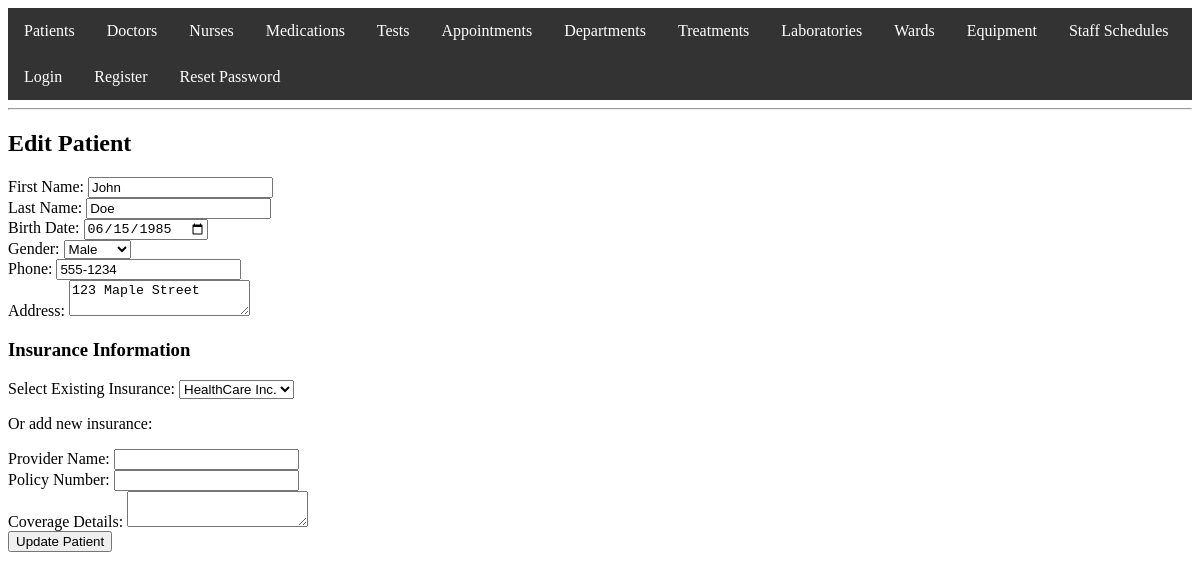
The app's page /patient/edit_patient_form.php?id=1 with its own data.
### tables this page shows
CREATE TABLE Patients (
                          patient_id INT PRIMARY KEY AUTO_INCREMENT,
                          user_id INT DEFAULT NULL,
                          first_name VARCHAR(50),
                          last_name VARCHAR(50),
                          birth_date DATE,
                          gender ENUM('Male', 'Female', 'Other'),
                          address TEXT,
                          phone VARCHAR(15),
                          insurance_id INT,
                          FOREIGN KEY (user_id) REFERENCES Users(user_id) ON DELETE SET NULL,
                          FOREIGN KEY (insurance_id) REFERENCES Insurance(insurance_id)
);

CREATE TABLE Insurance (
                           insurance_id INT PRIMARY KEY AUTO_INCREMENT,
                           provider_name VARCHAR(50),
                           policy_number VARCHAR(50),
                           coverage_details TEXT
);

### patient/edit_patient_form.php (the view, shortened to what this page needs)
<?php
include '../auth.php';
include '../header.php';
$id = $_GET['id'];
$result = $conn->query("SELECT * FROM Patients WHERE patient_id = $id");
$patient = $result->fetch_assoc();
$insurance_result = $conn->query("SELECT insurance_id, provider_name FROM Insurance");
?>
<h2>Edit Patient</h2>
<form action="update_patient.php" method="post">
            <label>First Name:</label>
            <input type="text" name="first_name" value="<?php echo $patient['first_name']; ?>" required><br>
            <label>Last Name:</label>
            <input type="text" name="last_name" value="<?php echo $patient['last_name']; ?>" required><br>
            <label>Birth Date:</label>
            <input type="date" name="birth_date" value="<?php echo $patient['birth_date']; ?>" required><br>
            <label>Gender:</label>
            <select name="gender">
                <option value="Male" <?php if ($patient['gender'] == 'Male') echo 'selected'; ?>>Male</option>
            </select><br>
            <label>Phone:</label>
            <input type="text" name="phone" value="<?php echo $patient['phone']; ?>"><br>
            <label>Address:</label>
            <textarea name="address"><?php echo $patient['address']; ?></textarea><br>
            <h3>Insurance Information</h3>
            <label>Select Existing Insurance:</label>
            <select name="existing_insurance_id">
                <?php while ($row = $insurance_result->fetch_assoc()): ?>
                    <option value="<?php echo $row['insurance_id']; ?>" <?php if ($patient['insurance_id'] == $row['insurance_id']) echo 'selected'; ?>>
                        <?php echo $row['provider_name']; ?>
                    </option>
                <?php endwhile; ?>
            </select><br>
            <p>Or add new insurance:</p>
            <label>Provider Name:</label>
            <input type="text" name="provider_name"><br>
            <label>Policy Number:</label>
            <input type="text" name="policy_number"><br>
            <label>Coverage Details:</label>
            <textarea name="coverage_details"></textarea><br>
            <input type="submit" value="Update Patient">
</form>
<?php
include '../footer.php';
?>

### records on screen
patients: first_name "John", last_name "Doe", birth_date "06/15/1985", gender "Male", phone "555-1234", address "123 Maple Street", existing_insurance_id "HealthCare Inc."
